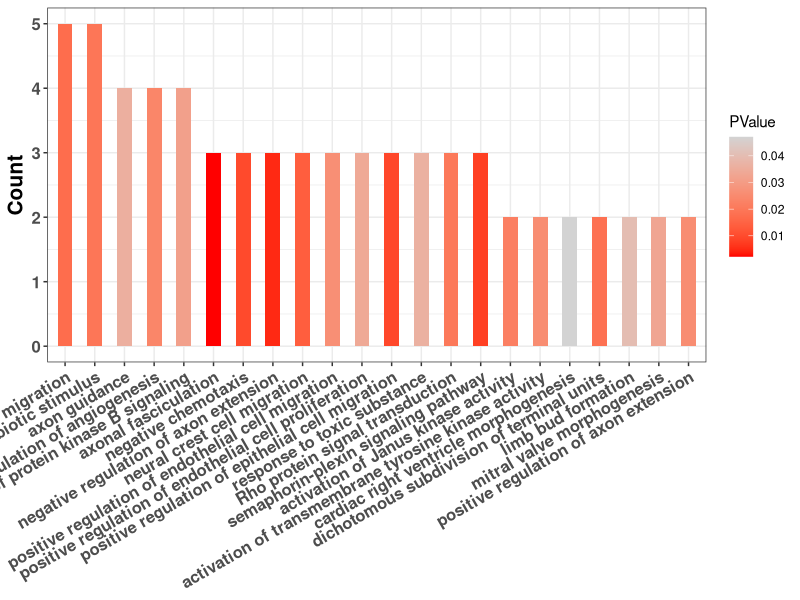

Source code (R):
library(ggplot2)

df = read.table("./positive_common_BP.txt", header=T, sep="\t")
ggplot(df, aes(x=reorder(Term, -Count), y=Count, fill=PValue))+
geom_bar(stat="identity", width=0.5)+
scale_fill_gradient(low="red", high="lightgray")+
theme_bw()+
theme(axis.text.x=element_text(angle=30, hjust=1, face="bold", size=12), axis.text.y=element_text(face="bold", size=12), axis.title.y=element_text(face="bold", size=15), axis.title.x=element_blank())




